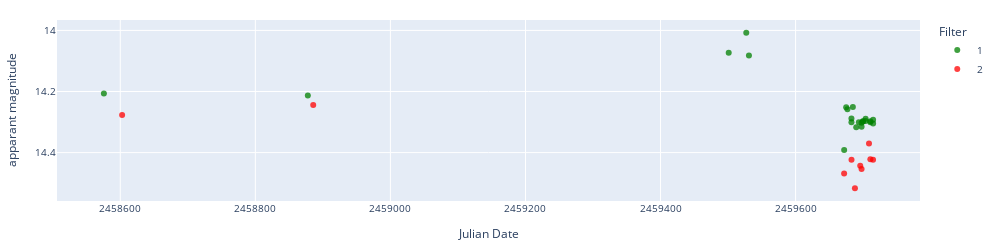
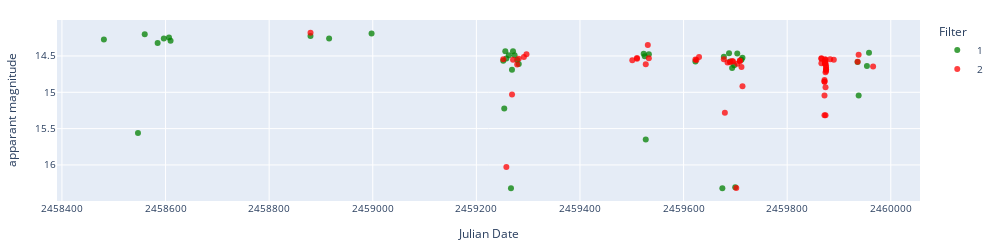
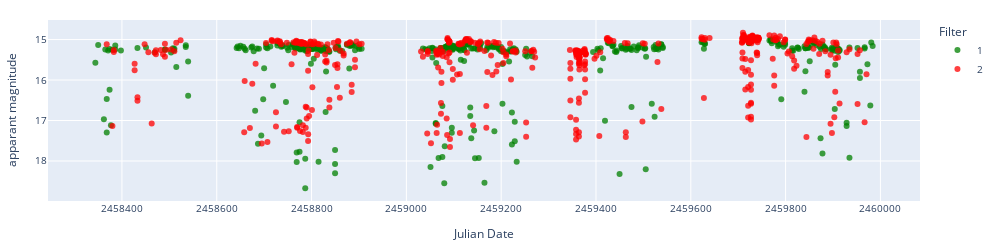
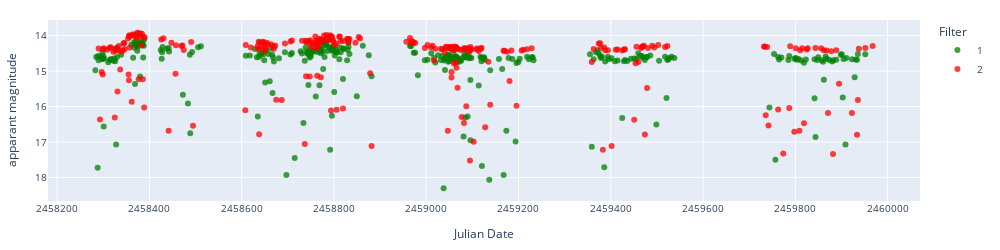

Notebook code cell kept with these figures, in order:
### Code cell
date = '2023_03_25'
object = 'ZTF18aakynpt'
class_list = ['nova_like']
display_start = 0
display_end = 49
label_scheme = 'labels_2'

# Apply errorbars
error = False

if error == True:
        errColalerce1 = 'sigmapsf'
        errColalerce2 = 'sigmapsf_corr_revised'
        errCollasair1 = 'sigmapsf'
        errCollasair2 = 'dc_sigmag'
else:
    errColalerce1 = None
    errColalerce2 = None
    errCollasair1 = None
    errCollasair2 = None

# objlist = df_ZTF_CVs[df_ZTF_CVs[label_scheme].str.contains('DQ', na=False)]['Xmatch_obj'].iloc[display_start:display_end]
# objtype = df_ZTF_CVs[df_ZTF_CVs[label_scheme].str.contains('DQ', na=False)][label_scheme].iloc[display_start:display_end]
# name = df_ZTF_CVs[df_ZTF_CVs[label_scheme].str.contains('DQ', na=False)]['Name'].iloc[display_start:display_end]

print(f'Number of objects: {df_ZTF_CVs[df_ZTF_CVs[label_scheme].isin(class_list)].shape[0]}')

objlist = df_ZTF_CVs[df_ZTF_CVs[label_scheme].isin(class_list)]['oid_ztf'].iloc[display_start:display_end]
objtype = df_ZTF_CVs[df_ZTF_CVs[label_scheme].isin(class_list)][label_scheme].iloc[display_start:display_end]
name = df_ZTF_CVs[df_ZTF_CVs[label_scheme].isin(class_list)]['oid_aavso'].iloc[display_start:display_end]
ra = df_ZTF_CVs[df_ZTF_CVs[label_scheme].isin(class_list)]['ra'].iloc[display_start:display_end]
dec = df_ZTF_CVs[df_ZTF_CVs[label_scheme].isin(class_list)]['dec'].iloc[display_start:display_end]

i=0
for object, type, name, ra, dec in zip(objlist, objtype, name, ra, dec):

    print(i, object, type, name, ra, dec)
    
    # Display lasair difference magnitude and apparent magnitude light curves.
    lc_lasair = load_lasair_lc(object, path=f'../lightcurves_dataset/lasair_{date}')
    lc_lasair_appmag = lasair_clean(lc_lasair, limit=25, magerrlim=1)

    # print('Lasair difference magnitude')
    # display_lightcurve(lc_lasair,x='jd',y='magpsf',errorCol=errCollasair1)
    print('Lasair apparent magnitude')
    display_lightcurve(lc_lasair_appmag,x='jd',y='dc_mag',errorCol=errCollasair2)
    i+=1

### Figure 1 — Plotly figure (JSON) as saved in the notebook; plotly's stock layout.template omitted (floating-point values rounded to 4 significant figures)
{"data": [{"hovertemplate": "Filter=1<br>Julian Date=%{x}<br>apparant magnitude=%{y}<extra></extra>", "legendgroup": "1", "marker": {"color": "green", "opacity": 0.75, "symbol": "circle"}, "mode": "markers", "name": "1", "orientation": "v", "showlegend": true, "type": "scatter", "x": [2459000.0, 2459000.0, 2460000.0, 2460000.0, 2460000.0, 2460000.0, 2460000.0, 2460000.0, 2460000.0, 2460000.0, 2460000.0, 2460000.0, 2460000.0, 2460000.0, 2460000.0, 2460000.0, 2460000.0, 2460000.0, 2460000.0, 2460000.0, 2460000.0, 2460000.0, 2460000.0], "xaxis": "x", "y": [14.21, 14.21, 14.07, 14.01, 14.08, 14.39, 14.25, 14.26, 14.29, 14.3, 14.25, 14.32, 14.3, 14.3, 14.32, 14.3, 14.3, 14.29, 14.3, 14.3, 14.3, 14.3, 14.29], "yaxis": "y"}, {"hovertemplate": "Filter=2<br>Julian Date=%{x}<br>apparant magnitude=%{y}<extra></extra>", "legendgroup": "2", "marker": {"color": "red", "opacity": 0.75, "symbol": "circle"}, "mode": "markers", "name": "2", "orientation": "v", "showlegend": true, "type": "scatter", "x": [2459000.0, 2459000.0, 2460000.0, 2460000.0, 2460000.0, 2460000.0, 2460000.0, 2460000.0, 2460000.0, 2460000.0], "xaxis": "x", "y": [14.28, 14.24, 14.47, 14.42, 14.52, 14.44, 14.45, 14.37, 14.42, 14.42], "yaxis": "y"}], "layout": {"font": {"size": 10}, "height": 250, "legend": {"title": {"text": "Filter"}, "tracegroupgap": 0}, "margin": {"b": 20, "l": 20, "r": 20, "t": 20}, "width": 1000, "xaxis": {"anchor": "y", "domain": [0, 1], "tickformat": "float", "title": {"text": "Julian Date"}}, "yaxis": {"anchor": "x", "autorange": "reversed", "domain": [0, 1], "title": {"text": "apparant magnitude"}}}}

### Figure 2 — Plotly figure (JSON) as saved in the notebook; plotly's stock layout.template omitted (floating-point values rounded to 4 significant figures)
{"data": [{"hovertemplate": "Filter=1<br>Julian Date=%{x}<br>apparant magnitude=%{y}<extra></extra>", "legendgroup": "1", "marker": {"color": "green", "opacity": 0.75, "symbol": "circle"}, "mode": "markers", "name": "1", "orientation": "v", "showlegend": true, "type": "scatter", "x": [2458000.0, 2459000.0, 2459000.0, 2459000.0, 2459000.0, 2459000.0, 2459000.0, 2459000.0, 2459000.0, 2459000.0, 2459000.0, 2459000.0, 2459000.0, 2459000.0, 2459000.0, 2459000.0, 2459000.0, 2459000.0, 2459000.0, 2459000.0, 2459000.0, 2460000.0, 2460000.0, 2460000.0, 2460000.0, 2460000.0, 2460000.0, 2460000.0, 2460000.0, 2460000.0, 2460000.0, 2460000.0, 2460000.0, 2460000.0, 2460000.0, 2460000.0, 2460000.0, 2460000.0, 2460000.0, 2460000.0], "xaxis": "x", "y": [14.27, 15.56, 14.2, 14.32, 14.26, 14.25, 14.29, 14.23, 14.26, 14.19, 14.57, 15.22, 14.44, 14.53, 14.49, 16.32, 14.69, 14.44, 14.49, 14.56, 14.61, 14.47, 14.5, 15.65, 14.48, 14.58, 16.32, 14.51, 14.46, 14.58, 14.67, 14.63, 16.31, 14.47, 14.55, 14.52, 14.58, 15.04, 14.64, 14.46], "yaxis": "y"}, {"hovertemplate": "Filter=2<br>Julian Date=%{x}<br>apparant magnitude=%{y}<extra></extra>", "legendgroup": "2", "marker": {"color": "red", "opacity": 0.75, "symbol": "circle"}, "mode": "markers", "name": "2", "orientation": "v", "showlegend": true, "type": "scatter", "x": [2459000.0, 2459000.0, 2459000.0, 2459000.0, 2459000.0, 2459000.0, 2459000.0, 2459000.0, 2459000.0, 2460000.0, 2460000.0, 2460000.0, 2460000.0, 2460000.0, 2460000.0, 2460000.0, 2460000.0, 2460000.0, 2460000.0, 2460000.0, 2460000.0, 2460000.0, 2460000.0, 2460000.0, 2460000.0, 2460000.0, 2460000.0, 2460000.0, 2460000.0, 2460000.0, 2460000.0, 2460000.0, 2460000.0, 2460000.0, 2460000.0, 2460000.0, 2460000.0, 2460000.0, 2460000.0, 2460000.0, 2460000.0, 2460000.0, 2460000.0, 2460000.0, 2460000.0, 2460000.0, 2460000.0, 2460000.0, 2460000.0, 2460000.0, 2460000.0, 2460000.0, 2460000.0, 2460000.0, 2460000.0, 2460000.0, 2460000.0, 2460000.0], "xaxis": "x", "y": [14.18, 14.55, 16.03, 15.03, 14.55, 14.62, 14.54, 14.51, 14.48, 14.56, 14.54, 14.53, 14.61, 14.35, 14.53, 14.55, 14.56, 14.51, 14.55, 15.28, 14.59, 14.59, 14.57, 14.58, 16.32, 14.61, 14.56, 14.57, 14.65, 14.92, 14.53, 14.54, 14.6, 15.32, 15.04, 14.85, 14.83, 14.86, 14.59, 14.6, 14.61, 14.55, 14.57, 14.55, 14.59, 14.72, 14.93, 15.32, 14.71, 14.69, 14.69, 14.66, 14.63, 14.54, 14.55, 14.58, 14.48, 14.65], "yaxis": "y"}], "layout": {"font": {"size": 10}, "height": 250, "legend": {"title": {"text": "Filter"}, "tracegroupgap": 0}, "margin": {"b": 20, "l": 20, "r": 20, "t": 20}, "width": 1000, "xaxis": {"anchor": "y", "domain": [0, 1], "tickformat": "float", "title": {"text": "Julian Date"}}, "yaxis": {"anchor": "x", "autorange": "reversed", "domain": [0, 1], "title": {"text": "apparant magnitude"}}}}

### Figure 3 — Plotly figure (JSON) as saved in the notebook; plotly's stock layout.template omitted (floating-point values rounded to 4 significant figures; data arrays with more than 128 entries replaced by an {"elided": "..."} marker saying what was removed)
{"data": [{"hovertemplate": "Filter=1<br>Julian Date=%{x}<br>apparant magnitude=%{y}<extra></extra>", "legendgroup": "1", "marker": {"color": "green", "opacity": 0.75, "symbol": "circle"}, "mode": "markers", "name": "1", "orientation": "v", "showlegend": true, "type": "scatter", "x": {"elided": "445 float values"}, "xaxis": "x", "y": {"elided": "445 float values"}, "yaxis": "y"}, {"hovertemplate": "Filter=2<br>Julian Date=%{x}<br>apparant magnitude=%{y}<extra></extra>", "legendgroup": "2", "marker": {"color": "red", "opacity": 0.75, "symbol": "circle"}, "mode": "markers", "name": "2", "orientation": "v", "showlegend": true, "type": "scatter", "x": {"elided": "477 float values"}, "xaxis": "x", "y": {"elided": "477 float values"}, "yaxis": "y"}], "layout": {"font": {"size": 10}, "height": 250, "legend": {"title": {"text": "Filter"}, "tracegroupgap": 0}, "margin": {"b": 20, "l": 20, "r": 20, "t": 20}, "width": 1000, "xaxis": {"anchor": "y", "domain": [0, 1], "tickformat": "float", "title": {"text": "Julian Date"}}, "yaxis": {"anchor": "x", "autorange": "reversed", "domain": [0, 1], "title": {"text": "apparant magnitude"}}}}

### Figure 4 — Plotly figure (JSON) as saved in the notebook; plotly's stock layout.template omitted (floating-point values rounded to 4 significant figures; data arrays with more than 128 entries replaced by an {"elided": "..."} marker saying what was removed)
{"data": [{"hovertemplate": "Filter=1<br>Julian Date=%{x}<br>apparant magnitude=%{y}<extra></extra>", "legendgroup": "1", "marker": {"color": "green", "opacity": 0.75, "symbol": "circle"}, "mode": "markers", "name": "1", "orientation": "v", "showlegend": true, "type": "scatter", "x": {"elided": "309 float values"}, "xaxis": "x", "y": {"elided": "309 float values"}, "yaxis": "y"}, {"hovertemplate": "Filter=2<br>Julian Date=%{x}<br>apparant magnitude=%{y}<extra></extra>", "legendgroup": "2", "marker": {"color": "red", "opacity": 0.75, "symbol": "circle"}, "mode": "markers", "name": "2", "orientation": "v", "showlegend": true, "type": "scatter", "x": {"elided": "276 float values"}, "xaxis": "x", "y": {"elided": "276 float values"}, "yaxis": "y"}], "layout": {"font": {"size": 10}, "height": 250, "legend": {"title": {"text": "Filter"}, "tracegroupgap": 0}, "margin": {"b": 20, "l": 20, "r": 20, "t": 20}, "width": 1000, "xaxis": {"anchor": "y", "domain": [0, 1], "tickformat": "float", "title": {"text": "Julian Date"}}, "yaxis": {"anchor": "x", "autorange": "reversed", "domain": [0, 1], "title": {"text": "apparant magnitude"}}}}
